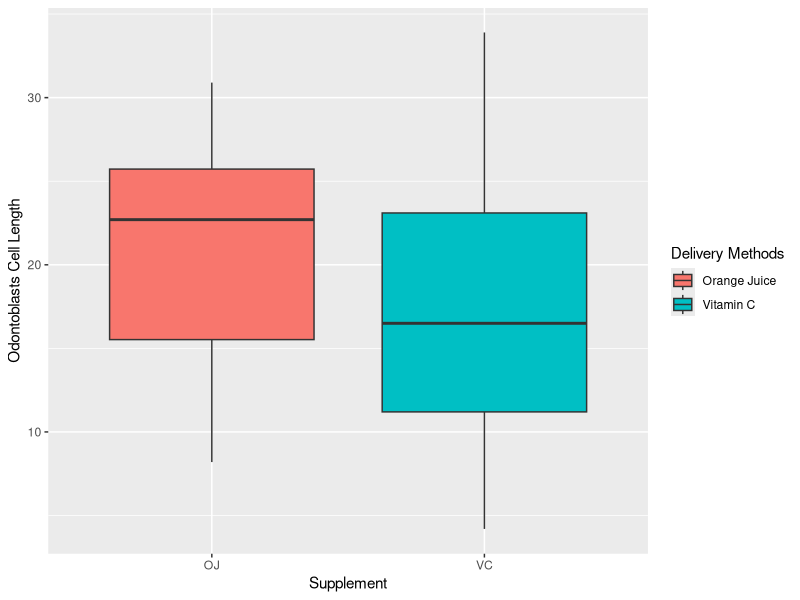

Write R code to recreate this figure.
## ---- chunk 1
library(datasets)
library(ggplot2)
data("ToothGrowth")

## checking existence of a folder named "figure", if not then creating one to store plot figures
figureDir <- 'figure'
if (!file.exists(figureDir)){
    dir.create(figureDir)
} 

str(ToothGrowth)
## ---- chunk 2
## plotting boxplots
p <- ggplot(ToothGrowth, aes(x = supp, y = len))
p <- p + geom_boxplot(aes(fill = supp)) 
p <- p + labs(x = "Supplement", y = "Odontoblasts Cell Length")
p <- p + scale_fill_discrete(name="Delivery Methods",
                         breaks=c("OJ", "VC"),
                         labels=c("Orange Juice", "Vitamin C"))
## save plot to a file
ggsave(file.path(figureDir, "plot2-1.png"), width=6.4, height=4.8, dpi=124)
